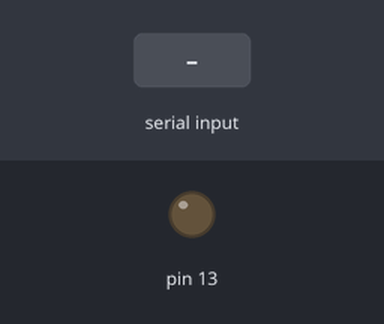
This sketch was run on a simulated Arduino Uno, built with avr-gcc and run on an emulated ATmega328P. On the bench: output pins drawn as LEDs (lit = HIGH). The inputs (shaded band) are chosen by the test bench.

Above: at 1.2 s.
1.3 s: "1" received over Serial
At 2.0 s:
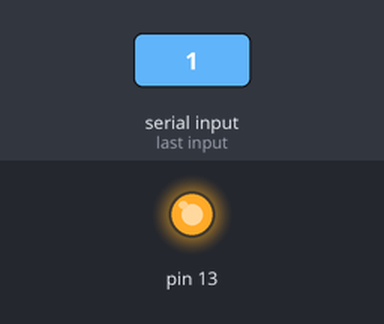
Timing chart, 0 to 4.3 s (numbered marks = the images above; inputs shaded):
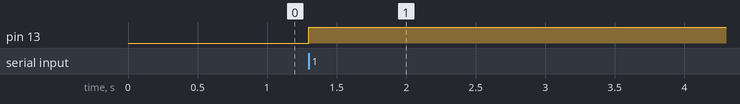

Measured:
- after the input at 1.3 s, pin 13: LOW → HIGH at once

The sketch:

teste.ino
```cpp
int recebido = 0;

void setup() {
  // put your setup code here, to run once:
  pinMode(13, OUTPUT);

  Serial.begin(9600);
}

void loop() {
  // myservo.write(255);


  if(Serial.available() > 0)
  {
    recebido = Serial.read();
  }

    if(recebido == '1')
    {
      digitalWrite(13, !digitalRead(13));
    }

    recebido = 0;
}
```
